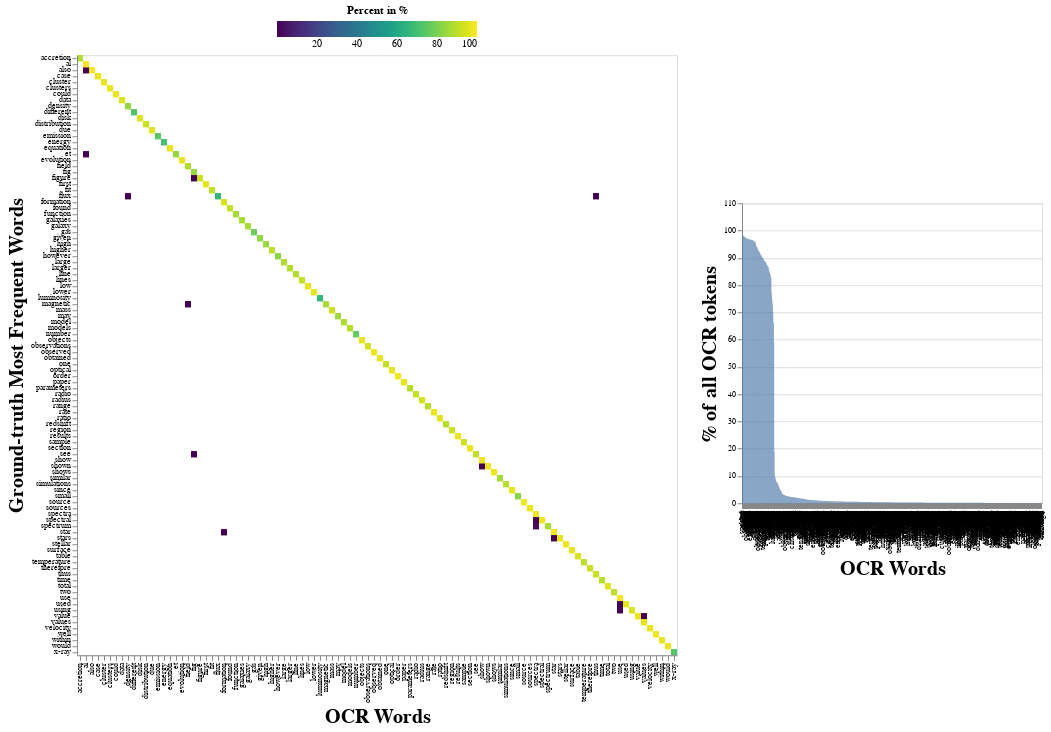

The notebook cell saved with this chart:
### Code cell
chart_freq

### Figure 1 — Vega-Lite specification as saved in the notebook (floating-point values rounded to 4 significant figures; data arrays with more than 128 entries replaced by an {"elided": "..."} marker saying what was removed)
{"config": {"view": {"continuousWidth": 300, "continuousHeight": 300}, "axis": {"labelFontSize": 8, "titleFontSize": 20}}, "hconcat": [{"data": {"name": "data-1acd45ce8b3b4154b30ad12b92868cf4"}, "mark": {"type": "rect"}, "encoding": {"color": {"field": "% of all OCR tokens", "legend": {"direction": "horizontal", "gradientLength": 200, "legendX": 200, "legendY": -50, "orient": "none", "titleAnchor": "middle"}, "scale": {"domain": [0.1, 100], "scheme": "viridis"}, "title": "Percent in %", "type": "quantitative"}, "opacity": {"condition": {"param": "param_64", "value": 1}, "value": 0.25}, "tooltip": [{"field": "pdf_letters", "title": "PDF", "type": "ordinal"}, {"field": "ocr_letters", "title": "OCR", "type": "ordinal"}, {"field": "name", "title": "Percentage", "type": "nominal"}, {"field": "Total Count of PDF token", "title": "Count", "type": "quantitative"}], "x": {"field": "ocr_letters", "sort": ["accretion", "al", "also", "case", "cluster", "clusters", "could", "data", "density", "different", "disk", "distribution", "due", "emission", "energy", "equation", "et", "evolution", "field", "fig", "figure", "first", "fit", "flux", "formation", "found", "function", "galaxies", "galaxy", "gas", "given", "high", "higher", "however", "large", "larger", "line", "lines", "low", "lower", "luminosity", "magnetic", "mass", "may", "model", "models", "number", "objects", "observations", "observed", "obtained", "one", "optical", "order", "paper", "parameters", "radio", "radius", "range", "rate", "ratio", "redshift", "region", "results", "sample", "section", "see", "show", "shown", "shows", "similar", "simulations", "since", "small", "source", "sources", "spectra", "spectral", "spectrum", "star", "stars", "stellar", "surface", "table", "temperature", "therefore", "thus", "time", "total", "two", "use", "used", "using", "value", "values", "velocity", "well", "within", "would", "x-ray"], "title": "OCR Words", "type": "ordinal"}, "y": {"field": "pdf_letters", "sort": ["accretion", "al", "also", "case", "cluster", "clusters", "could", "data", "density", "different", "disk", "distribution", "due", "emission", "energy", "equation", "et", "evolution", "field", "fig", "figure", "first", "fit", "flux", "formation", "found", "function", "galaxies", "galaxy", "gas", "given", "high", "higher", "however", "large", "larger", "line", "lines", "low", "lower", "luminosity", "magnetic", "mass", "may", "model", "models", "number", "objects", "observations", "observed", "obtained", "one", "optical", "order", "paper", "parameters", "radio", "radius", "range", "rate", "ratio", "redshift", "region", "results", "sample", "section", "see", "show", "shown", "shows", "similar", "simulations", "since", "small", "source", "sources", "spectra", "spectral", "spectrum", "star", "stars", "stellar", "surface", "table", "temperature", "therefore", "thus", "time", "total", "two", "use", "used", "using", "value", "values", "velocity", "well", "within", "would", "x-ray"], "title": "Ground-truth Most Frequent Words", "type": "ordinal"}}, "height": 600, "name": "view_63", "transform": [{"fold": ["% of all OCR tokens", "Total Count of PDF token"], "as": ["column", "value"]}], "width": 600}, {"data": {"name": "data-f526288769d7c0c4c642c1eed62e9ab0"}, "mark": {"type": "bar"}, "encoding": {"tooltip": [{"field": "pdf_letters", "title": "PDF", "type": "ordinal"}, {"field": "ocr_letters", "title": "OCR", "type": "ordinal"}, {"field": "name", "title": "Percentage", "type": "nominal"}, {"field": "Total Count of PDF token", "title": "Count", "type": "quantitative"}], "x": {"field": "ocr_letters", "sort": "-y", "title": "OCR Words", "type": "ordinal"}, "y": {"field": "% of all OCR tokens", "type": "quantitative"}}, "transform": [{"filter": {"param": "param_64"}}, {"filter": {"field": "% of all OCR tokens", "range": [100, 0.1]}}], "width": 300}], "center": true, "params": [{"name": "param_64", "select": {"type": "point", "encodings": ["y"]}, "views": ["view_63"]}], "$schema": "https://vega.github.io/schema/vega-lite/v5.6.1.json", "datasets": {"data-1acd45ce8b3b4154b30ad12b92868cf4": [{"pdf_letters": "high", "ocr_letters": "high", "% of all OCR tokens": 85.03, "Total Count of PDF token": 34370.0, "name": "85.03%"}, {"pdf_letters": "gas", "ocr_letters": "gas", "% of all OCR tokens": 77.46, "Total Count of PDF token": 37890.0, "name": "77.46%"}, {"pdf_letters": "evolution", "ocr_letters": "evolution", "% of all OCR tokens": 96.69, "Total Count of PDF token": 27630.0, "name": "96.69%"}, {"pdf_letters": "redshift", "ocr_letters": "redshift", "% of all OCR tokens": 88.95, "Total Count of PDF token": 27620.0, "name": "88.95%"}, {"pdf_letters": "low", "ocr_letters": "low", "% of all OCR tokens": 96.59, "Total Count of PDF token": 29960.0, "name": "96.59%"}, {"pdf_letters": "could", "ocr_letters": "could", "% of all OCR tokens": 96.82, "Total Count of PDF token": 25240.0, "name": "96.82%"}, {"pdf_letters": "higher", "ocr_letters": "higher", "% of all OCR tokens": 90.12, "Total Count of PDF token": 23800.0, "name": "90.12%"}, {"pdf_letters": "simulations", "ocr_letters": "simulations", "% of all OCR tokens": 88.9, "Total Count of PDF token": 23190.0, "name": "88.9%"}, {"pdf_letters": "temperature", "ocr_letters": "temperature", "% of all OCR tokens": 89.73, "Total Count of PDF token": 29060.0, "name": "89.73%"}, {"pdf_letters": "different", "ocr_letters": "different", "% of all OCR tokens": 72.3, "Total Count of PDF token": 30700.0, "name": "72.3%"}, {"pdf_letters": "also", "ocr_letters": "also", "% of all OCR tokens": 98.49, "Total Count of PDF token": 74840.0, "name": "98.49%"}, {"pdf_letters": "also", "ocr_letters": "al", "% of all OCR tokens": 0.009212, "Total Count of PDF token": 7.0, "name": "0.01%"}, {"pdf_letters": "order", "ocr_letters": "order", "% of all OCR tokens": 97.92, "Total Count of PDF token": 29670.0, "name": "97.92%"}, {"pdf_letters": "therefore", "ocr_letters": "therefore", "% of all OCR tokens": 91.98, "Total Count of PDF token": 27220.0, "name": "91.98%"}, {"pdf_letters": "lines", "ocr_letters": "lines", "% of all OCR tokens": 90.92, "Total Count of PDF token": 29480.0, "name": "90.92%"}, {"pdf_letters": "first", "ocr_letters": "first", "% of all OCR tokens": 95.95, "Total Count of PDF token": 31790.0, "name": "95.95%"}, {"pdf_letters": "spectra", "ocr_letters": "spectra", "% of all OCR tokens": 97.17, "Total Count of PDF token": 31720.0, "name": "97.17%"}, {"pdf_letters": "number", "ocr_letters": "number", "% of all OCR tokens": 76.17, "Total Count of PDF token": 29150.0, "name": "76.17%"}, {"pdf_letters": "ratio", "ocr_letters": "ratio", "% of all OCR tokens": 96.07, "Total Count of PDF token": 25800.0, "name": "96.07%"}, {"pdf_letters": "found", "ocr_letters": "found", "% of all OCR tokens": 91.2, "Total Count of PDF token": 34310.0, "name": "91.2%"}, {"pdf_letters": "two", "ocr_letters": "two", "% of all OCR tokens": 90.13, "Total Count of PDF token": 55520.0, "name": "90.13%"}, {"pdf_letters": "using", "ocr_letters": "using", "% of all OCR tokens": 94.24, "Total Count of PDF token": 54070.0, "name": "94.24%"}, {"pdf_letters": "using", "ocr_letters": "use", "% of all OCR tokens": 0.01917, "Total Count of PDF token": 11.0, "name": "0.02%"}, {"pdf_letters": "line", "ocr_letters": "line", "% of all OCR tokens": 88.15, "Total Count of PDF token": 42630.0, "name": "88.15%"}, {"pdf_letters": "emission", "ocr_letters": "emission", "% of all OCR tokens": 74.97, "Total Count of PDF token": 47790.0, "name": "74.97%"}, {"pdf_letters": "however", "ocr_letters": "however", "% of all OCR tokens": 82.79, "Total Count of PDF token": 40460.0, "name": "82.79%"}, {"pdf_letters": "observed", "ocr_letters": "observed", "% of all OCR tokens": 97.28, "Total Count of PDF token": 57970.0, "name": "97.28%"}, {"pdf_letters": "energy", "ocr_letters": "energy", "% of all OCR tokens": 69.97, "Total Count of PDF token": 33870.0, "name": "69.97%"}, {"pdf_letters": "x-ray", "ocr_letters": "x-ray", "% of all OCR tokens": 73.37, "Total Count of PDF token": 28390.0, "name": "73.37%"}, {"pdf_letters": "given", "ocr_letters": "given", "% of all OCR tokens": 83.73, "Total Count of PDF token": 35000.0, "name": "83.73%"}, {"pdf_letters": "density", "ocr_letters": "density", "% of all OCR tokens": 84.16, "Total Count of PDF token": 53820.0, "name": "84.16%"}, {"pdf_letters": "clusters", "ocr_letters": "clusters", "% of all OCR tokens": 96.7, "Total Count of PDF token": 26780.0, "name": "96.7%"}, {"pdf_letters": "galaxies", "ocr_letters": "galaxies", "% of all OCR tokens": 87.29, "Total Count of PDF token": 64640.0, "name": "87.29%"}, {"pdf_letters": "thus", "ocr_letters": "thus", "% of all OCR tokens": 91.89, "Total Count of PDF token": 25970.0, "name": "91.89%"}, {"pdf_letters": "results", "ocr_letters": "results", "% of all OCR tokens": 97.32, "Total Count of PDF token": 47030.0, "name": "97.32%"}, {"pdf_letters": "obtained", "ocr_letters": "obtained", "% of all OCR tokens": 96.13, "Total Count of PDF token": 27030.0, "name": "96.13%"}, {"pdf_letters": "may", "ocr_letters": "may", "% of all OCR tokens": 85.26, "Total Count of PDF token": 36760.0, "name": "85.26%"}, {"pdf_letters": "large", "ocr_letters": "large", "% of all OCR tokens": 87.83, "Total Count of PDF token": 35880.0, "name": "87.83%"}, {"pdf_letters": "star", "ocr_letters": "star", "% of all OCR tokens": 97.96, "Total Count of PDF token": 60840.0, "name": "97.96%"}, {"pdf_letters": "star", "ocr_letters": "formation", "% of all OCR tokens": 0.01288, "Total Count of PDF token": 8.0, "name": "0.01%"}, {"pdf_letters": "formation", "ocr_letters": "formation", "% of all OCR tokens": 93.9, "Total Count of PDF token": 31940.0, "name": "93.9%"}, {"pdf_letters": "within", "ocr_letters": "within", "% of all OCR tokens": 96.33, "Total Count of PDF token": 31400.0, "name": "96.33%"}, {"pdf_letters": "paper", "ocr_letters": "paper", "% of all OCR tokens": 96.4, "Total Count of PDF token": 24100.0, "name": "96.4%"}, {"pdf_letters": "use", "ocr_letters": "use", "% of all OCR tokens": 98.31, "Total Count of PDF token": 26060.0, "name": "98.31%"}, {"pdf_letters": "similar", "ocr_letters": "similar", "% of all OCR tokens": 86.78, "Total Count of PDF token": 25770.0, "name": "86.78%"}, {"pdf_letters": "velocity", "ocr_letters": "velocity", "% of all OCR tokens": 96.89, "Total Count of PDF token": 42960.0, "name": "96.89%"}, {"pdf_letters": "field", "ocr_letters": "field", "% of all OCR tokens": 88.53, "Total Count of PDF token": 46830.0, "name": "88.53%"}, {"pdf_letters": "parameters", "ocr_letters": "parameters", "% of all OCR tokens": 88.97, "Total Count of PDF token": 30400.0, "name": "88.97%"}, {"pdf_letters": "distribution", "ocr_letters": "distribution", "% of all OCR tokens": 91.98, "Total Count of PDF token": 40700.0, "name": "91.98%"}, {"pdf_letters": "well", "ocr_letters": "well", "% of all OCR tokens": 97.64, "Total Count of PDF token": 29430.0, "name": "97.64%"}, {"pdf_letters": "observations", "ocr_letters": "observations", "% of all OCR tokens": 93.17, "Total Count of PDF token": 47200.0, "name": "93.17%"}, {"pdf_letters": "section", "ocr_letters": "section", "% of all OCR tokens": 96.88, "Total Count of PDF token": 25880.0, "name": "96.88%"}, {"pdf_letters": "rate", "ocr_letters": "rate", "% of all OCR tokens": 97.2, "Total Count of PDF token": 30550.0, "name": "97.2%"}, {"pdf_letters": "model", "ocr_letters": "model", "% of all OCR tokens": 87.44, "Total Count of PDF token": 72300.0, "name": "87.44%"}, {"pdf_letters": "shown", "ocr_letters": "shown", "% of all OCR tokens": 97.59, "Total Count of PDF token": 31400.0, "name": "97.59%"}, {"pdf_letters": "shown", "ocr_letters": "show", "% of all OCR tokens": 0.2766, "Total Count of PDF token": 89.0, "name": "0.28%"}, {"pdf_letters": "since", "ocr_letters": "since", "% of all OCR tokens": 96.19, "Total Count of PDF token": 31020.0, "name": "96.19%"}, {"pdf_letters": "galaxy", "ocr_letters": "galaxy", "% of all OCR tokens": 86.92, "Total Count of PDF token": 42110.0, "name": "86.92%"}, {"pdf_letters": "region", "ocr_letters": "region", "% of all OCR tokens": 92.6, "Total Count of PDF token": 31220.0, "name": "92.6%"}, {"pdf_letters": "larger", "ocr_letters": "larger", "% of all OCR tokens": 88.48, "Total Count of PDF token": 24200.0, "name": "88.48%"}, {"pdf_letters": "one", "ocr_letters": "one", "% of all OCR tokens": 91.09, "Total Count of PDF token": 51380.0, "name": "91.09%"}, {"pdf_letters": "due", "ocr_letters": "due", "% of all OCR tokens": 95.49, "Total Count of PDF token": 34290.0, "name": "95.49%"}, {"pdf_letters": "used", "ocr_letters": "used", "% of all OCR tokens": 96.46, "Total Count of PDF token": 43660.0, "name": "96.46%"}, {"pdf_letters": "used", "ocr_letters": "use", "% of all OCR tokens": 0.2961, "Total Count of PDF token": 134.0, "name": "0.3%"}, {"pdf_letters": "would", "ocr_letters": "would", "% of all OCR tokens": 96.92, "Total Count of PDF token": 38400.0, "name": "96.92%"}, {"pdf_letters": "mass", "ocr_letters": "mass", "% of all OCR tokens": 92.7, "Total Count of PDF token": 90430.0, "name": "92.7%"}, {"pdf_letters": "total", "ocr_letters": "total", "% of all OCR tokens": 95.61, "Total Count of PDF token": 26370.0, "name": "95.61%"}, {"pdf_letters": "lower", "ocr_letters": "lower", "% of all OCR tokens": 96.29, "Total Count of PDF token": 27140.0, "name": "96.29%"}, {"pdf_letters": "equation", "ocr_letters": "equation", "% of all OCR tokens": 96.4, "Total Count of PDF token": 24310.0, "name": "96.4%"}, {"pdf_letters": "time", "ocr_letters": "time", "% of all OCR tokens": 89.8, "Total Count of PDF token": 47680.0, "name": "89.8%"}, {"pdf_letters": "function", "ocr_letters": "function", "% of all OCR tokens": 86.5, "Total Count of PDF token": 32950.0, "name": "86.5%"}, {"pdf_letters": "flux", "ocr_letters": "flux", "% of all OCR tokens": 65.8, "Total Count of PDF token": 29930.0, "name": "65.8%"}, {"pdf_letters": "flux", "ocr_letters": "density", "% of all OCR tokens": 0.01539, "Total Count of PDF token": 7.0, "name": "0.02%"}, {"pdf_letters": "flux", "ocr_letters": "thus", "% of all OCR tokens": 0.01539, "Total Count of PDF token": 7.0, "name": "0.02%"}, {"pdf_letters": "source", "ocr_letters": "source", "% of all OCR tokens": 97.66, "Total Count of PDF token": 41070.0, "name": "97.66%"}, {"pdf_letters": "magnetic", "ocr_letters": "magnetic", "% of all OCR tokens": 86.55, "Total Count of PDF token": 29270.0, "name": "86.55%"}, {"pdf_letters": "magnetic", "ocr_letters": "field", "% of all OCR tokens": 0.02661, "Total Count of PDF token": 9.0, "name": "0.03%"}, {"pdf_letters": "objects", "ocr_letters": "objects", "% of all OCR tokens": 96.41, "Total Count of PDF token": 25790.0, "name": "96.41%"}, {"pdf_letters": "fig", "ocr_letters": "fig", "% of all OCR tokens": 84.99, "Total Count of PDF token": 36920.0, "name": "84.99%"}, {"pdf_letters": "show", "ocr_letters": "show", "% of all OCR tokens": 97.7, "Total Count of PDF token": 30670.0, "name": "97.7%"}, {"pdf_letters": "accretion", "ocr_letters": "accretion", "% of all OCR tokens": 88.56, "Total Count of PDF token": 24340.0, "name": "88.56%"}, {"pdf_letters": "small", "ocr_letters": "small", "% of all OCR tokens": 82.46, "Total Count of PDF token": 25420.0, "name": "82.46%"}, {"pdf_letters": "value", "ocr_letters": "value", "% of all OCR tokens": 97.08, "Total Count of PDF token": 38430.0, "name": "97.08%"}, {"pdf_letters": "value", "ocr_letters": "values", "% of all OCR tokens": 0.01768, "Total Count of PDF token": 7.0, "name": "0.02%"}, {"pdf_letters": "case", "ocr_letters": "case", "% of all OCR tokens": 96.99, "Total Count of PDF token": 38340.0, "name": "96.99%"}, {"pdf_letters": "shows", "ocr_letters": "shows", "% of all OCR tokens": 97.54, "Total Count of PDF token": 28840.0, "name": "97.54%"}, {"pdf_letters": "see", "ocr_letters": "see", "% of all OCR tokens": 90.6, "Total Count of PDF token": 43100.0, "name": "90.6%"}, {"pdf_letters": "see", "ocr_letters": "fig", "% of all OCR tokens": 0.01472, "Total Count of PDF token": 7.0, "name": "0.01%"}, {"pdf_letters": "spectrum", "ocr_letters": "spectrum", "% of all OCR tokens": 87.24, "Total Count of PDF token": 34300.0, "name": "87.24%"}, {"pdf_letters": "spectrum", "ocr_letters": "spectra", "% of all OCR tokens": 2.068, "Total Count of PDF token": 813.0, "name": "2.07%"}, {"pdf_letters": "values", "ocr_letters": "values", "% of all OCR tokens": 96.41, "Total Count of PDF token": 38930.0, "name": "96.41%"}, {"pdf_letters": "radius", "ocr_letters": "radius", "% of all OCR tokens": 93.51, "Total Count of PDF token": 31280.0, "name": "93.51%"}, {"pdf_letters": "optical", "ocr_letters": "optical", "% of all OCR tokens": 96.85, "Total Count of PDF token": 26100.0, "name": "96.85%"}, {"pdf_letters": "range", "ocr_letters": "range", "% of all OCR tokens": 89.88, "Total Count of PDF token": 32950.0, "name": "89.88%"}, {"pdf_letters": "sources", "ocr_letters": "sources", "% of all OCR tokens": 96.73, "Total Count of PDF token": 37780.0, "name": "96.73%"}, {"pdf_letters": "cluster", "ocr_letters": "cluster", "% of all OCR tokens": 96.69, "Total Count of PDF token": 31620.0, "name": "96.69%"}, {"pdf_letters": "table", "ocr_letters": "table", "% of all OCR tokens": 93.95, "Total Count of PDF token": 25830.0, "name": "93.95%"}, {"pdf_letters": "et", "ocr_letters": "et", "% of all OCR tokens": 84.38, "Total Count of PDF token": 69440.0, "name": "84.38%"}, {"pdf_letters": "et", "ocr_letters": "al", "% of all OCR tokens": 0.08141, "Total Count of PDF token": 67.0, "name": "0.08%"}, {"pdf_letters": "al", "ocr_letters": "al", "% of all OCR tokens": 98.08, "Total Count of PDF token": 71180.0, "name": "98.08%"}, {"pdf_letters": "data", "ocr_letters": "data", "% of all OCR tokens": 94.43, "Total Count of PDF token": 73390.0, "name": "94.43%"}, {"pdf_letters": "models", "ocr_letters": "models", "% of all OCR tokens": 88.9, "Total Count of PDF token": 43370.0, "name": "88.9%"}, {"pdf_letters": "figure", "ocr_letters": "figure", "% of all OCR tokens": 92.4, "Total Count of PDF token": 44310.0, "name": "92.4%"}, {"pdf_letters": "figure", "ocr_letters": "fig", "% of all OCR tokens": 0.01251, "Total Count of PDF token": 6.0, "name": "0.01%"}, {"pdf_letters": "fit", "ocr_letters": "fit", "% of all OCR tokens": 90.36, "Total Count of PDF token": 23250.0, "name": "90.36%"}, {"pdf_letters": "spectral", "ocr_letters": "spectral", "% of all OCR tokens": 96.88, "Total Count of PDF token": 28920.0, "name": "96.88%"}, {"pdf_letters": "spectral", "ocr_letters": "spectra", "% of all OCR tokens": 0.9411, "Total Count of PDF token": 281.0, "name": "0.94%"}, {"pdf_letters": "sample", "ocr_letters": "sample", "% of all OCR tokens": 92.52, "Total Count of PDF token": 34890.0, "name": "92.52%"}, {"pdf_letters": "radio", "ocr_letters": "radio", "% of all OCR tokens": 91.17, "Total Count of PDF token": 26830.0, "name": "91.17%"}, {"pdf_letters": "stars", "ocr_letters": "stars", "% of all OCR tokens": 96.6, "Total Count of PDF token": 71280.0, "name": "96.6%"}, {"pdf_letters": "stars", "ocr_letters": "star", "% of all OCR tokens": 0.01762, "Total Count of PDF token": 13.0, "name": "0.02%"}, {"pdf_letters": "luminosity", "ocr_letters": "luminosity", "% of all OCR tokens": 66.52, "Total Count of PDF token": 22790.0, "name": "66.52%"}, {"pdf_letters": "disk", "ocr_letters": "disk", "% of all OCR tokens": 94.88, "Total Count of PDF token": 37880.0, "name": "94.88%"}, {"pdf_letters": "surface", "ocr_letters": "surface", "% of all OCR tokens": 96.24, "Total Count of PDF token": 22880.0, "name": "96.24%"}, {"pdf_letters": "stellar", "ocr_letters": "stellar", "% of all OCR tokens": 97.11, "Total Count of PDF token": 39720.0, "name": "97.11%"}], "data-f526288769d7c0c4c642c1eed62e9ab0": {"elided": "3866 records"}}}
